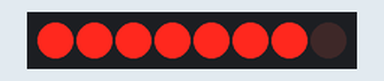
Recording of a sketch running on a simulated Arduino Uno, built with avr-gcc and run on an emulated ATmega328P. Parts: 8 shift-register outputs drawn as a row of LEDs (first output left, lit = HIGH). Wiring (inferred from the names in the program): shift register (74HC595): data pin 5; shift clock pin 2; latch pin 3; OE pin 4. Wiring (inferred from the signals the program sends): row of LEDs: on Q0, Q1, Q2, Q3, Q4, Q5, Q6, Q7.

Above: at 1.63 s.
At 13.3 s:
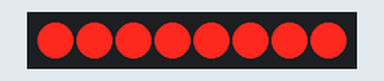
At 16.29 s:
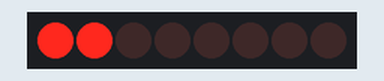
At 19.35 s:
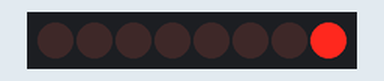
At 23.49 s:
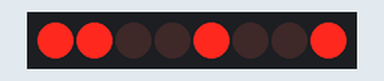
At 29.8 s:
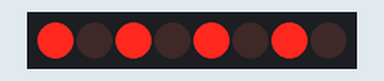
Timing chart, 0 to 40.0 s (numbered marks = the images above):
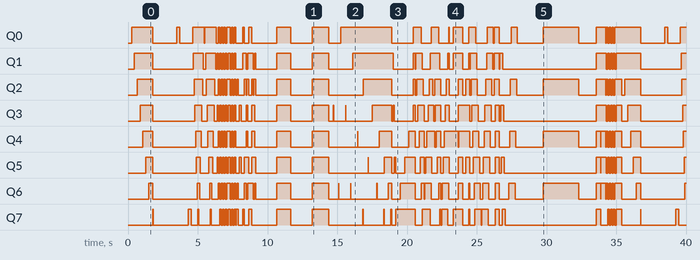

The sketch:

LED_Chaser_ShiftReg_PWM.ino
```cpp
int dataPin = 5;
int latchPin = 3;
int clockPin = 2;
int outputEnable = 4;
#define t1 10
#define t2 100
#define t3 50

// Change this to 1 for one shift register
#define number_of_74hc595s 1

// Do not touch
#define numOfRegisterPins number_of_74hc595s * 8
boolean registers[numOfRegisterPins];

void setup() {
  pinMode(dataPin, OUTPUT);
  pinMode(latchPin, OUTPUT);
  pinMode(clockPin, OUTPUT);
  pinMode(outputEnable, OUTPUT);
  Serial.begin(9600);
  clearLed(0);
  turnOutputsOn();
}

void loop() {
  effect_1(1);
  clearLed(0);
  effect_2(2);
  clearLed(0);
  effect_3(2);
  clearLed(0);
  effect_4(4);
  clearLed(0);
  effect_5(2);
  clearLed(0);
  effect_6(1);
  clearLed(0);
  effect_7(2);
  clearLed(0);
  effect_8(2);
  clearLed(0);
  effect_9(1);
  clearLed(0);
  effect_10(1);
  clearLed(0);
  effect_11(2);
  clearLed(0);
  effect_12(1);
  clearLed(0);
  effect_13(1);
  clearLed(0);
  effect_14(1);
  clearLed(0);
  effect_15(4);
  clearLed(0);
  effect_16(1);
  clearLed(0);
  effect_17(1);
  clearLed(0);
  effect_18(4);
  clearLed(0);
  effect_4(4);
}

void effect_1(int effectcount) {
  for (int i = 1; i <= effectcount; i++) {
    for (int i = 0; i < 8; i++) {
      registersWrite(i, HIGH);
      delay(200);
    }
    clearLed(10);
    for (int i = 0; i < 8; i++) {
      registersWrite(i, LOW);
      delay(200);
    }
  }
}

void effect_2(int effectcount) {
  for (int i = 1; i <= effectcount; i++) {
    for (int i = 0; i < 8; i++) {
      registersWrite(i, HIGH);
      delay(t1);
      registersWrite(i, LOW);
      delay(t1);
    }
    clearLed(0);
    for (int i = 7; i >= 0; i--) {
      registersWrite(i, HIGH);
      delay(t1);
      registersWrite(i, LOW);
      delay(t1);
    }
  }
}

void effect_3(int effectcount) {
  for (int j = 1; j <= effectcount; j++) {
    for (int i = 0; i < 8; i++) {
      registersWrite(i, HIGH);
      delay(50);
    }
    for (int i = 7; i >= 0; i--) {
      registersWrite(i, LOW);
      delay(50);
    }
  }
}

void effect_4(int effectcount) {
  for (int i = 1; i <= effectcount; i++) {
    byte led = 0b10101010;
    digitalWrite(latchPin, LOW);
    shiftOut(dataPin, clockPin, MSBFIRST, led);
    digitalWrite(latchPin, HIGH);
    delay(100);
    byte led2 = 0b01010101;
    digitalWrite(latchPin, LOW);
    shiftOut(dataPin, clockPin, MSBFIRST, led2);
    digitalWrite(latchPin, HIGH);
    delay(100);
  }
}

void effect_5(int effectcount) {
  for (int i = 1; i <= effectcount; i++) {
    byte led = 0b11111111;
    digitalWrite(latchPin, LOW);
    shiftOut(dataPin, clockPin, MSBFIRST, led);
    digitalWrite(latchPin, HIGH);
    turnOutputsOn();
    delay(100);
    turnOutputsOff();
    delay(100);
  }
}

void effect_6(int effectcount) {
  for (int i = 1; i <= effectcount; i++) {
    int count = 8;
    for (int i = 0; i < 8; i++) {
      clearLed(0);
      registersWrite(i, HIGH);  // chaser 1
      registersWrite(count, HIGH); // chaser 2
      count--;
    }
  }
}

void effect_7(int effectcount) {
  for (int i = 1; i <= effectcount; i++) {
    int count2 = 8;
    for (int i = 0; i < 8; i++) {
      clearLed(0);
      registersWrite(i, HIGH);  // chaser 1
      registersWrite(i - 1, HIGH);
      registersWrite(count2, HIGH); // chaser 2
      registersWrite(count2 - 1, HIGH); // chaser 2
      count2--;
    }
  }
}

void effect_8(int effectcount) {
  for (int i = 1; i <= effectcount; i++) {
    unsigned int leds = 0B11111111;
    turnOutputsOff();
    updateShiftRegister(leds);
    delay(500);
    for (byte b = 255; b > 0; b--) {
      analogWrite(outputEnable, b);
      delay(8);
    }
  }
}

void effect_9(int effectcount) {
  for (int i = 1; i <= effectcount; i++) {
    for (int i = 0; i < 8; i++) {
      for (int k = i; k < 8; k++) {
        registersWrite(k, HIGH);
        delay(100);
        registersWrite(k, LOW);
        delay(10);
      }
      registersWrite(i, HIGH);
      delay(20);
    }
  }
}

void effect_10(int effectcount) {
  for (int i = 1; i <= effectcount; i++) {
    for (int i = 7; i >= 0; i--) {
      for (int k = 0; k <= i; k++) {
        registersWrite(k, HIGH);
        delay(20);
        registersWrite(k, LOW);
        delay(10);
      }
      registersWrite(i, HIGH);
      delay(20);
    }
  }
}

void effect_11(int effectcount) {
  for (int i = 1; i <= effectcount; i++) {
    for (int i = 0; i < 8; i++) {
      registersWrite(i, HIGH);
      delay(30);
      registersWrite(i + 2, LOW);
      delay(30);
      registersWrite(i - 5, LOW);
    }
    clearLed(0);
    for (int i = 7; i >= 0; i--) {
      registersWrite(i, HIGH);
      delay(30);
      registersWrite(i - 2, LOW);
      delay(30);
      registersWrite(i + 5, LOW);
    }
  }
}

void effect_12(int effectcount) {
  for (int i = 1; i <= effectcount; i++) {
    for (int i = 0; i < 4; i++) {
      for (int k = i; k < 4; k++) {
        registersWrite(k, HIGH);
        registersWrite(7 - k, HIGH);
        delay(20);
        registersWrite(k, LOW);
        registersWrite(7 - k, LOW);
        delay(20);
      }
      registersWrite(i, HIGH);
      registersWrite(7 - i, HIGH);
    }
  }
}

void effect_13(int effectcount) {
  for (int i = 1; i <= effectcount; i++) {
    for (int i = 3; i >= 0; i--) {
      for (int k = 0; k <= i; k++) {
        registersWrite(k, HIGH);
        registersWrite(7 - k, HIGH);
        delay(20);
        registersWrite(k, LOW);
        registersWrite(7 - k, LOW);
        delay(20);
      }
      registersWrite(i, HIGH);
      registersWrite(7 - i, HIGH);
    }
  }
}

void effect_14(int effectcount) {
  for (int i = 1; i <= effectcount; i++) {
    for (int i = 0; i < 8; i++) {
      registersWrite(i, HIGH);
      delay(t3);
    }
    for (int i = 0; i < 8; i++) {
      registersWrite(i, LOW);
      delay(t3);
    }
    for (int i = 7; i >= 0; i--) {
      registersWrite(i, HIGH);
      delay(t3);
    }
    for (int i = 7; i >= 0; i--) {
      registersWrite(i, LOW);
      delay(t3);
    }
  }
}

void effect_15(int effectcount) {
  for (int i = 1; i <= effectcount; i++) {
    for (int i = 0; i < 8; i++) {
      registersWrite(i, HIGH);
    }
    for (int i = 0; i < 8; i++) {
      registersWrite(i, LOW);
    }
  }
}

void effect_16(int effectcount) {
  for (int i = 1; i <= effectcount; i++) {
    for (int i = 0; i < 8; i++) {
      i = i + 1;
      registersWrite(i, HIGH);
      delay(50);
    }
    clearLed(20);
    for (int i = 7; i >= 0; i--) {
      int j = i * 2;
      registersWrite(j, HIGH);
      delay(50);
    }
    for (int i = 7; i >= 0; i--) {
      int j = i * 2;
      registersWrite(j, LOW);
      delay(50);
    }
  }
}

void effect_17(int effectcount) {
  for (int i = 1; i <= effectcount; i++) {
    unsigned int leds = 0B01010101;
    turnOutputsOff();
    updateShiftRegister(leds);
    delay(500);
    analogWrite(outputEnable, 255);
    for (byte bright = 255; bright > 0; bright -= 5) {
      analogWrite(outputEnable, bright);
      delay(50);
    }
    analogWrite(outputEnable, 0);
    for (byte bright = 0; bright < 255; bright += 5) {
      analogWrite(outputEnable, bright);
      delay(50);
    }
  }
}

void effect_18(int effectcount) {
  for (int i = 1; i <= effectcount; i++) {
    for (int i = 0; i < 8; i++) {
      registersWrite(i, HIGH);
      delay(10);
    }
    for (int i = 7; i > 3; i--) {
      registersWrite(i, LOW);
    }
  }
}

void updateShiftRegister(unsigned int leds) {
  byte lowLED = lowByte(leds);
  byte highLED = highByte(leds);
  digitalWrite(latchPin, LOW);
  shiftOut(dataPin, clockPin, MSBFIRST, highLED);
  shiftOut(dataPin, clockPin, MSBFIRST, lowLED);
  digitalWrite(latchPin, HIGH);
}

void clearLed(int clearSpeed) {
  for (int i = 0; i < 8; i++) {
    registersWrite(i, LOW);
    delay(clearSpeed);
  }
}

void turnOutputsOn() {
  digitalWrite(outputEnable, LOW);
}

void turnOutputsOff() {
  digitalWrite(outputEnable, HIGH);
}

void registersWrite(int index, int value) {
  digitalWrite(latchPin, LOW);
  turnOutputsOn();
  for (int i = numOfRegisterPins - 1; i >= 0; i--) {
    digitalWrite(clockPin, LOW);
    int val = registers[i];
    digitalWrite(dataPin, val);
    digitalWrite(clockPin, HIGH);
  }
  digitalWrite(latchPin, HIGH);
  registers[index] = value;
  delay(5);
}
```

Measured:
- by itself, Q0: LOW → HIGH at 0.25 s, → LOW 1.5 s later, → HIGH 1.7 s later, → LOW 0.23 s later, … (61 changes in this stretch)
- by itself, Q1: LOW → HIGH at 0.46 s, → LOW 1.3 s later, → HIGH 2.9 s later, → LOW 0.72 s later, … (63 changes in this stretch)
- by itself, Q2: LOW → HIGH at 0.66 s, → LOW 1.1 s later, → HIGH 3.0 s later, → LOW 0.61 s later, … (71 changes in this stretch)
- by itself, Q3: LOW → HIGH at 0.87 s, → LOW 0.92 s later, → HIGH 3.0 s later, → LOW 0.50 s later, … (71 changes in this stretch)
- by itself, Q4: LOW → HIGH at 1.1 s, → LOW 0.72 s later, → HIGH 3.1 s later, → LOW 0.39 s later, … (67 changes in this stretch)
- by itself, Q5: LOW → HIGH at 1.3 s, → LOW 0.51 s later, → HIGH 3.1 s later, → LOW 0.28 s later, … (73 changes in this stretch)
- by itself, Q6: LOW → HIGH at 1.5 s, → LOW 0.31 s later, → HIGH 3.2 s later, → LOW 0.17 s later, … (77 changes in this stretch)
